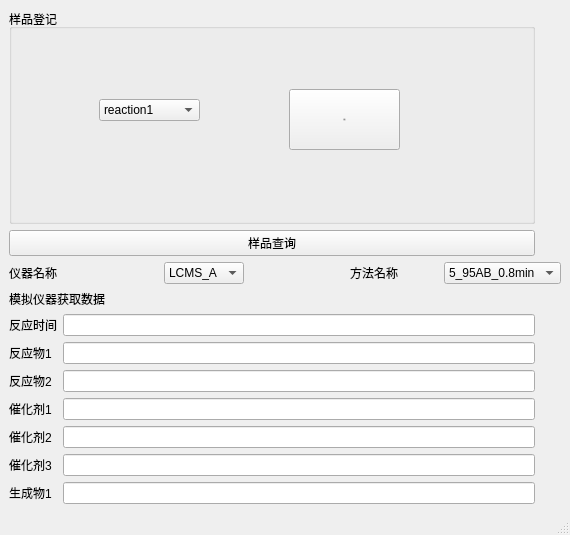
<?xml version="1.0" encoding="UTF-8"?>
<ui version="4.0">
 <class>Lcms_Mainwindow</class>
 <widget class="QMainWindow" name="Lcms_Mainwindow">
  <property name="geometry">
   <rect>
    <x>0</x>
    <y>0</y>
    <width>570</width>
    <height>535</height>
   </rect>
  </property>
  <property name="windowTitle">
   <string>MainWindow</string>
  </property>
  <widget class="QWidget" name="centralwidget">
   <layout class="QGridLayout" name="gridLayout">
    <item row="0" column="0" colspan="2">
     <widget class="QGroupBox" name="groupBox">
      <property name="title">
       <string>样品登记</string>
      </property>
      <widget class="QPushButton" name="pushButton">
       <property name="geometry">
        <rect>
         <x>280</x>
         <y>80</y>
         <width>111</width>
         <height>61</height>
        </rect>
       </property>
       <property name="font">
        <font>
         <pointsize>-1</pointsize>
        </font>
       </property>
       <property name="styleSheet">
        <string notr="true">QPushButton{   

font-size:16px;    

background-color:rgb(221, 214, 34);    

border:3px outset rgb(125, 125, 125);

}

QPushButton:pressed{
 background-color:rgb(125, 125, 125);  

 border:3px outset rgb(125, 125, 125);

}
????????????????
????????CSDN???hanhanluma?????????CC 4.0 BY-SA?????????????????????
?????https://blog.csdn.net/qq_39027296/article/details/106282141</string>
       </property>
       <property name="text">
        <string>登记</string>
       </property>
      </widget>
      <widget class="QComboBox" name="comboBox_3">
       <property name="geometry">
        <rect>
         <x>90</x>
         <y>90</y>
         <width>101</width>
         <height>22</height>
        </rect>
       </property>
       <item>
        <property name="text">
         <string>reaction1</string>
        </property>
       </item>
       <item>
        <property name="text">
         <string>reaction2</string>
        </property>
       </item>
       <item>
        <property name="text">
         <string>reaction3</string>
        </property>
       </item>
      </widget>
     </widget>
    </item>
    <item row="0" column="2">
     <spacer name="verticalSpacer">
      <property name="orientation">
       <enum>Qt::Vertical</enum>
      </property>
      <property name="sizeHint" stdset="0">
       <size>
        <width>20</width>
        <height>200</height>
       </size>
      </property>
     </spacer>
    </item>
    <item row="1" column="0" colspan="2">
     <widget class="QPushButton" name="date_pushbutton_1">
      <property name="text">
       <string>样品查询</string>
      </property>
     </widget>
    </item>
    <item row="2" column="0" colspan="3">
     <layout class="QHBoxLayout" name="horizontalLayout_2">
      <item>
       <widget class="QLabel" name="label">
        <property name="text">
         <string>仪器名称</string>
        </property>
       </widget>
      </item>
      <item>
       <spacer name="horizontalSpacer">
        <property name="orientation">
         <enum>Qt::Horizontal</enum>
        </property>
        <property name="sizeHint" stdset="0">
         <size>
          <width>40</width>
          <height>20</height>
         </size>
        </property>
       </spacer>
      </item>
      <item>
       <widget class="QComboBox" name="comboBox">
        <item>
         <property name="text">
          <string>LCMS_A</string>
         </property>
        </item>
        <item>
         <property name="text">
          <string>LCMS_B</string>
         </property>
        </item>
        <item>
         <property name="text">
          <string>LCMS_C</string>
         </property>
        </item>
       </widget>
      </item>
      <item>
       <spacer name="horizontalSpacer_3">
        <property name="orientation">
         <enum>Qt::Horizontal</enum>
        </property>
        <property name="sizeHint" stdset="0">
         <size>
          <width>40</width>
          <height>20</height>
         </size>
        </property>
       </spacer>
      </item>
      <item>
       <layout class="QHBoxLayout" name="horizontalLayout_3">
        <item>
         <widget class="QLabel" name="label_2">
          <property name="text">
           <string>方法名称</string>
          </property>
         </widget>
        </item>
        <item>
         <spacer name="horizontalSpacer_2">
          <property name="orientation">
           <enum>Qt::Horizontal</enum>
          </property>
          <property name="sizeHint" stdset="0">
           <size>
            <width>40</width>
            <height>20</height>
           </size>
          </property>
         </spacer>
        </item>
        <item>
         <widget class="QComboBox" name="comboBox_2">
          <item>
           <property name="text">
            <string>5_95AB_0.8min</string>
           </property>
          </item>
          <item>
           <property name="text">
            <string>5_95AB_1min</string>
           </property>
          </item>
          <item>
           <property name="text">
            <string/>
           </property>
          </item>
         </widget>
        </item>
       </layout>
      </item>
     </layout>
    </item>
    <item row="3" column="0" colspan="2">
     <widget class="QLabel" name="label_3">
      <property name="text">
       <string>模拟仪器获取数据</string>
      </property>
     </widget>
    </item>
    <item row="4" column="0">
     <widget class="QLabel" name="label_4">
      <property name="text">
       <string>反应时间</string>
      </property>
     </widget>
    </item>
    <item row="4" column="1">
     <widget class="QLineEdit" name="lineEdit"/>
    </item>
    <item row="5" column="0">
     <widget class="QLabel" name="label_5">
      <property name="text">
       <string>反应物1</string>
      </property>
     </widget>
    </item>
    <item row="5" column="1">
     <widget class="QLineEdit" name="lineEdit_2"/>
    </item>
    <item row="6" column="0">
     <widget class="QLabel" name="label_6">
      <property name="text">
       <string>反应物2</string>
      </property>
     </widget>
    </item>
    <item row="6" column="1">
     <widget class="QLineEdit" name="lineEdit_3"/>
    </item>
    <item row="7" column="0">
     <widget class="QLabel" name="label_7">
      <property name="text">
       <string>催化剂1</string>
      </property>
     </widget>
    </item>
    <item row="7" column="1">
     <widget class="QLineEdit" name="lineEdit_4"/>
    </item>
    <item row="8" column="0">
     <widget class="QLabel" name="label_8">
      <property name="text">
       <string>催化剂2</string>
      </property>
     </widget>
    </item>
    <item row="8" column="1">
     <widget class="QLineEdit" name="lineEdit_5"/>
    </item>
    <item row="9" column="0">
     <widget class="QLabel" name="label_9">
      <property name="text">
       <string>催化剂3</string>
      </property>
     </widget>
    </item>
    <item row="9" column="1">
     <widget class="QLineEdit" name="lineEdit_6"/>
    </item>
    <item row="10" column="0">
     <widget class="QLabel" name="label_10">
      <property name="text">
       <string>生成物1</string>
      </property>
     </widget>
    </item>
    <item row="10" column="1">
     <widget class="QLineEdit" name="lineEdit_7"/>
    </item>
   </layout>
  </widget>
  <widget class="QStatusBar" name="statusbar"/>
 </widget>
 <resources/>
 <connections/>
</ui>
